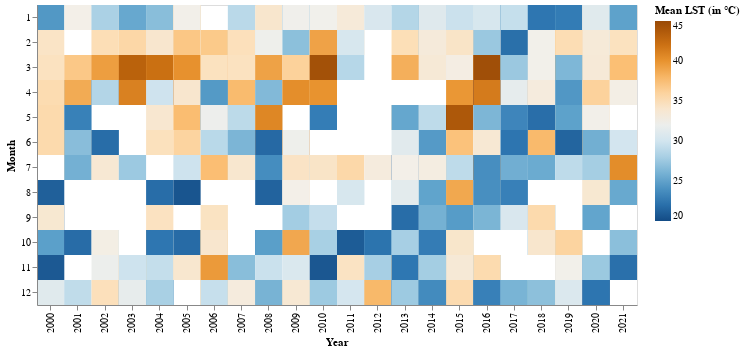

Source (notebook cell):
### Markdown cell above
**2. Calender heatmaps**

### Code cell
# mean LST
alt.Chart(df2).mark_rect().encode(
    x='Year:O',
    y='Month:O',
    color=alt.Color(
        'MeanLST:Q', title = 'Mean LST (in °C)', scale=alt.Scale(scheme='blueorange', domain=(20,45 ))),
    tooltip=[
        alt.Tooltip('Year:O', title='Year'),
        alt.Tooltip('Month:O', title='Month'),
        alt.Tooltip('MeanLST:Q', title='LST')
    ]).properties(width=600, height=300)

### Figure 1 — Vega-Lite specification as saved in the notebook (floating-point values rounded to 4 significant figures; data arrays with more than 128 entries replaced by an {"elided": "..."} marker saying what was removed)
{"config": {"view": {"continuousWidth": 400, "continuousHeight": 300}}, "data": {"name": "data-3bc596404f3af2308c9fa4e168c5f11c"}, "mark": "rect", "encoding": {"color": {"field": "MeanLST", "scale": {"domain": [20, 45], "scheme": "blueorange"}, "title": "Mean LST (in °C)", "type": "quantitative"}, "tooltip": [{"field": "Year", "title": "Year", "type": "ordinal"}, {"field": "Month", "title": "Month", "type": "ordinal"}, {"field": "MeanLST", "title": "LST", "type": "quantitative"}], "x": {"field": "Year", "type": "ordinal"}, "y": {"field": "Month", "type": "ordinal"}}, "height": 300, "width": 600, "$schema": "https://vega.github.io/schema/vega-lite/v4.17.0.json", "datasets": {"data-3bc596404f3af2308c9fa4e168c5f11c": {"elided": "461 records"}}}
